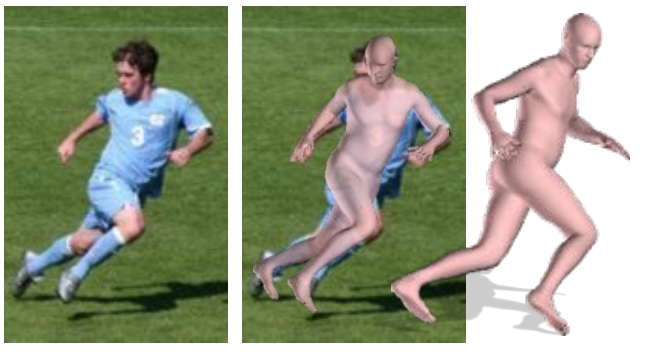
#> input picture Thesis/images/3dpose_example.jpg, 655 x 354 px; its folder holds only this picture in this run
$ python -i semesterproject_calibration.py   (imports and definitions only)   (older library calls are emulated)
#> lines starting #> are read from the running program, lines starting #| are printed output that depends on the picture; after the words box and inside, x2 and y2 are one past the last pixel; in counts of white or black regions, pixels touching at a corner belong together
import numpy as np
import os
from os.path import join, exists
import matplotlib.pyplot as plt
import utils.transform as transform_util
import cv2
from skimage.morphology import label, remove_small_objects, skeletonize
from scipy import ndimage

###########################
##  get_image_gradients  ##
###########################
# takes and image as inut and returns image gradient magnitude and direction
# [10 lines left out: function get_image_gradients, not called in this run]


###########################
##    get_field_green    ##
###########################
# takes an image as input and returns a homogeneous mask for the largest green area
def get_field_green(img):

    h, w = img.shape[:2]
#> h = 354; w = 655

    # extract green pixels with condition from Cuevas et. al., 2015: g = G/(R+G+B)
    field_green_condition = np.logical_and((img[:,:,1]/(img[:,:,0]+img[:,:,1]+img[:,:,2]))<0.65,(img[:,:,1]/(img[:,:,0]+img[:,:,1]+img[:,:,2]))>0.35)
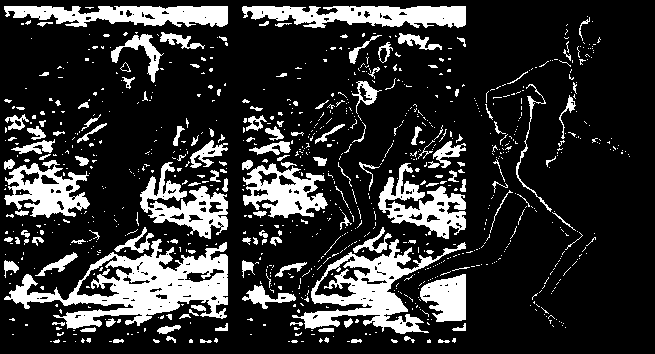
#> field_green_condition: shape (354, 655) bool; 19.6% white; 907 white regions (760 under 20 px), largest, box (x1, y1, x2, y2) and area: (4, 239, 228, 329) 7926, (292, 239, 466, 334) 4995, (242, 6, 466, 28) 3420
    # remove small regions
    s = int(0.01*h)
#> s = 3
    field_green = cv2.erode(field_green_condition*1.0, np.ones((s,s), dtype=np.uint8))
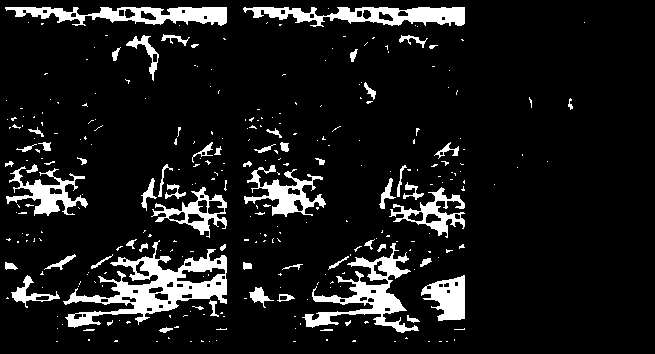
#> field_green: shape (354, 655) float64; values 0 (black) and 1 (white), 10.2% white; 302 white regions (243 under 20 px), largest, box (x1, y1, x2, y2) and area: (63, 240, 227, 328) 4665, (302, 243, 419, 333) 2875, (243, 7, 465, 27) 2427
    # dilate to connect field parts
    field_green = cv2.dilate(field_green*1.0, np.ones((int(1.25*s), int(1.25*s)), dtype=np.uint8))
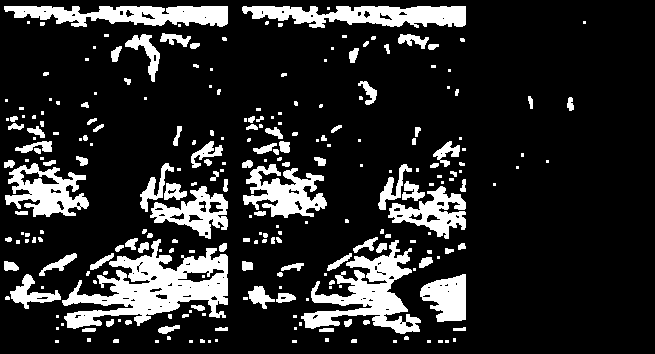
#> field_green: shape (354, 655) float64; values 0 (black) and 1 (white), 16.6% white; 248 white regions (132 under 20 px), largest, box (x1, y1, x2, y2) and area: (62, 239, 228, 329) 6622, (301, 240, 421, 334) 4284, (242, 6, 466, 28) 3305
    # connected component analysis
    field_label = label(field_green)
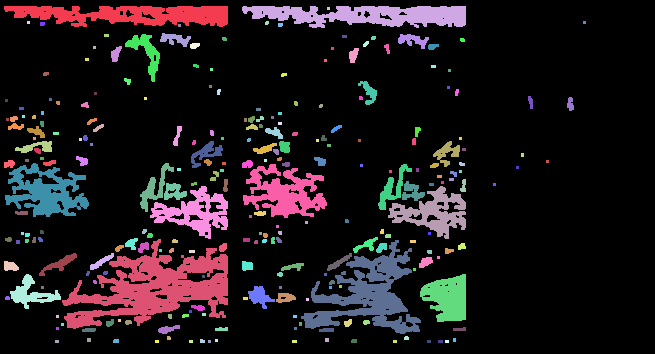
#> field_label: shape (354, 655) int64; 249 distinct labels, from 0 to 248; one colour per label, 0 black
    # keep only largest componenent
    largestCC = field_label == np.argmax(np.bincount(field_label.flat))
    # remove players
    field_close = cv2.morphologyEx(largestCC*1.0, cv2.MORPH_CLOSE, np.ones((5*s, 5*s), dtype=np.uint8))
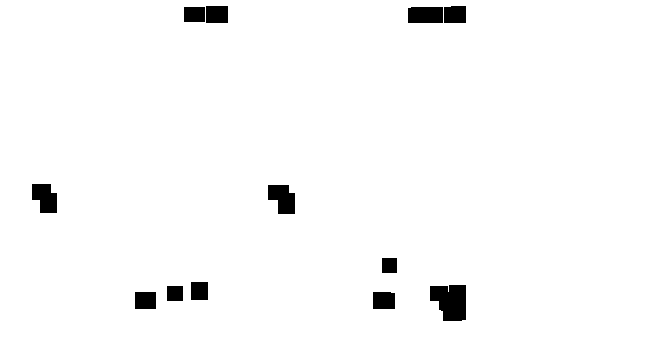
#> field_close: shape (354, 655) float64; values 0 (black) and 1 (white), 97.7% white; 12 black regions, largest, box (x1, y1, x2, y2) and area: (430, 285, 466, 321) 1045, (268, 185, 295, 214) 595, (32, 184, 57, 213) 567
    field_close = cv2.erode(field_close, np.ones((int(2*s), int(2*s)), dtype=np.uint8))
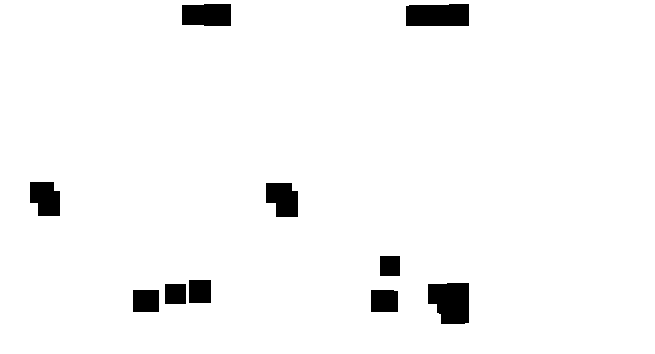
#> field_close: shape (354, 655) float64; values 0 (black) and 1 (white), 96.5% white; 10 black regions, largest, box (x1, y1, x2, y2) and area: (428, 283, 469, 324) 1436, (406, 4, 469, 26) 1340, (182, 4, 231, 26) 1034
    #field_close = cv2.dilate(field_close, np.ones((int(s), int(s)), dtype=np.uint8))
    segmented_field = cv2.dilate(field_close, np.ones((int(s), int(s)), dtype=np.uint8))
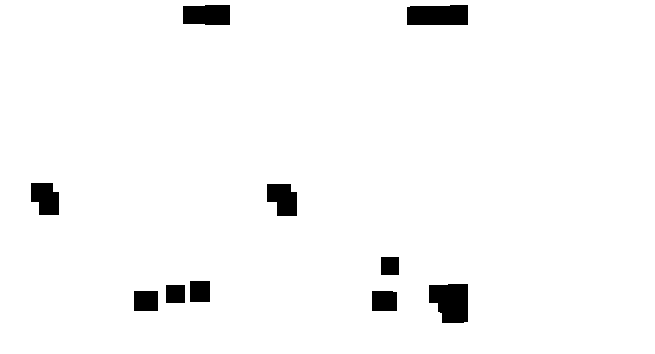
#> segmented_field: shape (354, 655) float64; values 0 (black) and 1 (white), 97% white; 10 black regions, largest, box (x1, y1, x2, y2) and area: (429, 284, 468, 323) 1276, (407, 5, 468, 25) 1174, (183, 5, 230, 25) 896

    return segmented_field


###########################
##   get_field_markings  ##
###########################
# returns field lines from gradinet magnitude image
# [242 lines left out: functions get_field_markings, validate_white_line, plot_smooth_dof, filter_parameters, not called in this run]


# [73 lines of commented-out code are left out]

### Segementation tests

# [69 lines of commented-out code are left out]

>>> import cv2
>>> picture = cv2.cvtColor(cv2.imread('../../../Thesis/images/3dpose_example.jpg'), cv2.COLOR_BGR2RGB)
>>> result = get_field_green(picture)

$ run again, on Thesis/images/freekick.jpg
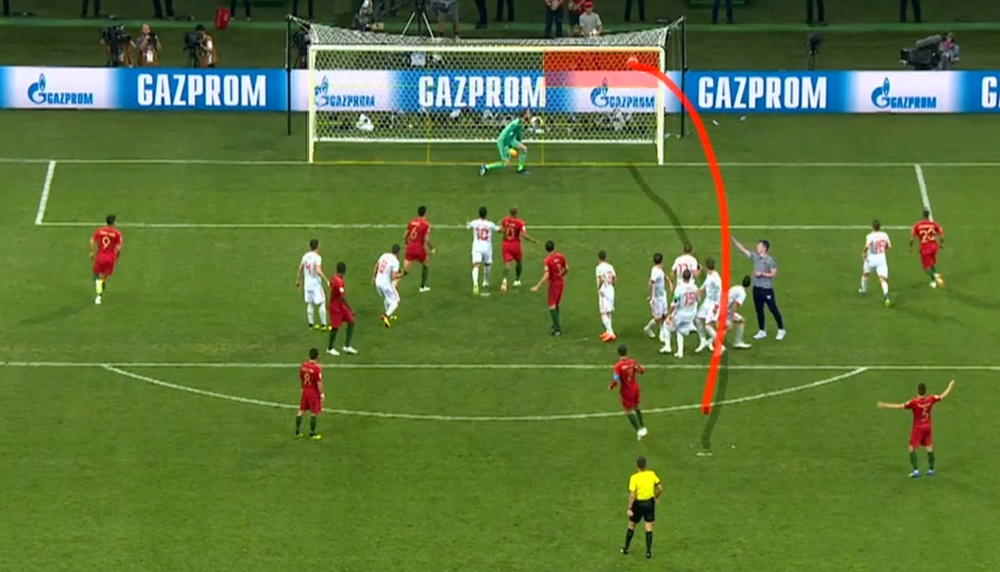
#> input picture Thesis/images/freekick.jpg, 1000 x 572 px, shrunk from 2228 x 1275 before the run
#> in get_field_green, `field_green_condition = np.logical_and((img[:,:,1]/(img[:,:,0]+img[:,:..`:
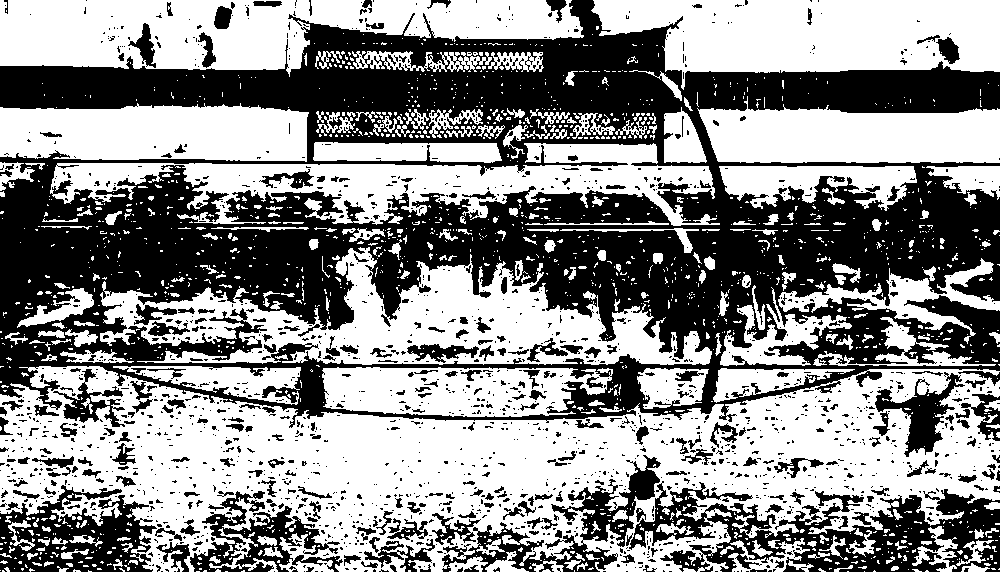
#> field_green_condition: shape (572, 1000) bool; 55.3% white; 1870 black regions (1581 under 20 px), largest, box (x1, y1, x2, y2) and area: (0, 0, 1000, 428) 190138, (629, 481, 1000, 572) 15234, (0, 485, 157, 572) 7543
#> field_label: shape (572, 1000) int64; 262 distinct labels, from 0 to 261
#> largestCC: shape (572, 1000) bool; 51.9% white; 261 black regions (2 under 20 px), largest, box (x1, y1, x2, y2) and area: (0, 369, 1000, 557) 84646, (0, 0, 582, 71) 28313, (593, 0, 1000, 73) 25616
#> in get_field_green, `segmented_field = cv2.dilate(field_close, np.ones((int(s), int(s)), dt..`:
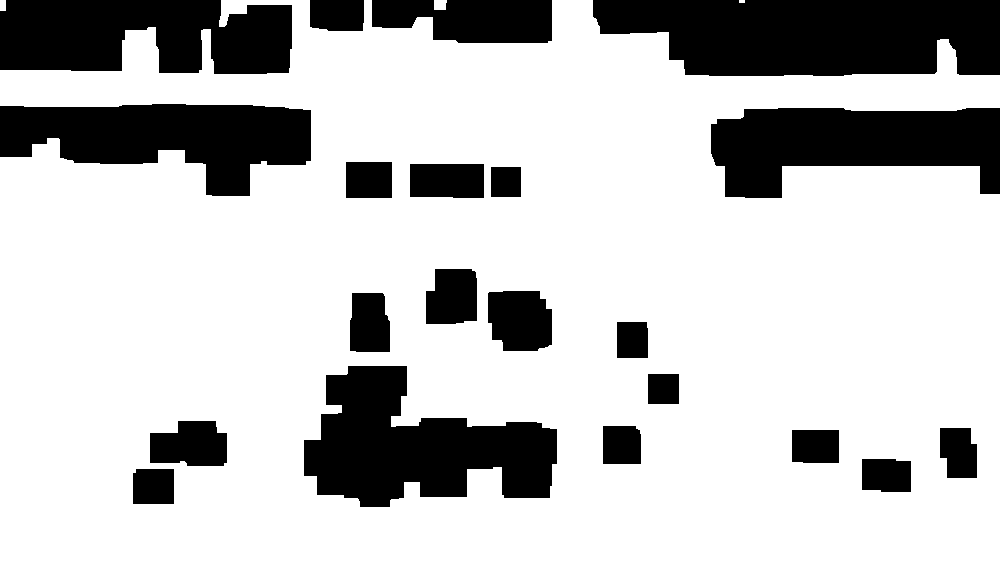
#> segmented_field: shape (572, 1000) float64; values 0 (black) and 1 (white), 76.3% white; 21 black regions, largest, box (x1, y1, x2, y2) and area: (593, 0, 1000, 76) 26390, (304, 366, 557, 507) 21130, (711, 108, 1000, 198) 18325
